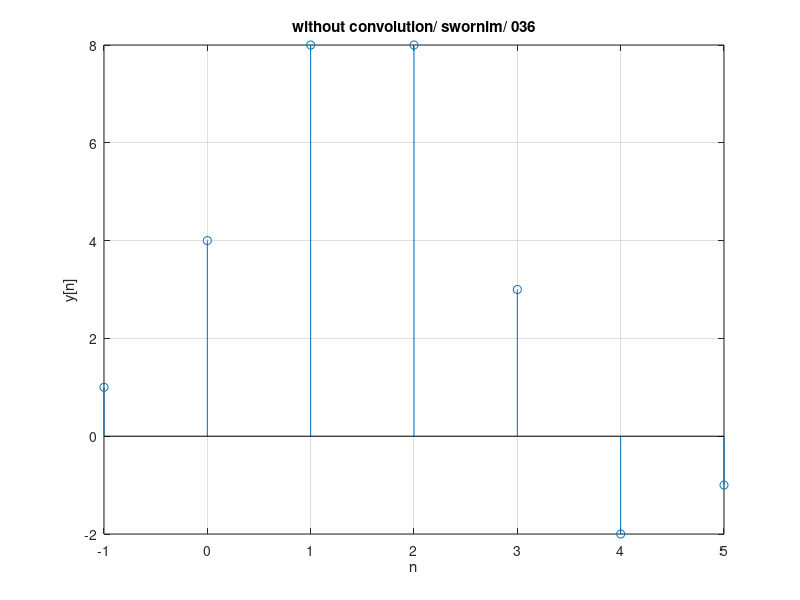

Reproduce this figure in MATLAB.
%(b) with convolution function

clc
close all
clear all
h = [1 2 1 -1];
nh = [-1 0 1 2];
x = [1 2 3 1];
nx = [0 1 2 3];
y = conv(x,h);
n = min(nh)+ min(nx):max(nh)+max(nx);
stem(n,y);
xlabel('n')
ylabel('y[n]');
title('without convolution/ swornim/ 036')
grid on 